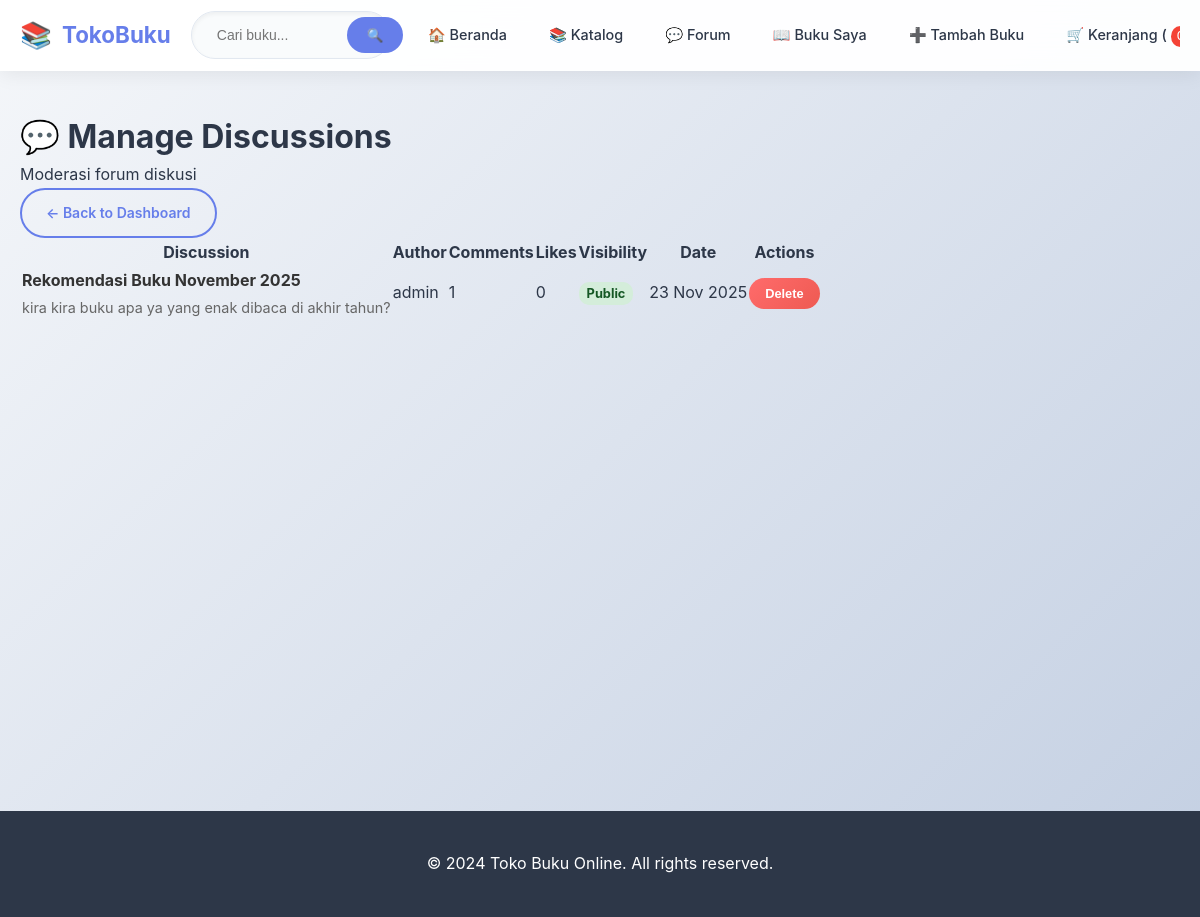
Screenshot of /admin/discussions (signed in) with the database file from the repository.
### bookstore/app.py (models this page shows)
class Discussion(db.Model):
    id = db.Column(db.Integer, primary_key=True)
    user_id = db.Column(db.Integer, db.ForeignKey('user.id'), nullable=False)
    title = db.Column(db.String(200), nullable=False)
    content = db.Column(db.Text, nullable=False)
    created_at = db.Column(db.DateTime, default=datetime.utcnow)
    updated_at = db.Column(db.DateTime, default=datetime.utcnow, onupdate=datetime.utcnow)
    is_public = db.Column(db.Boolean, default=True)
    user = db.relationship('User', backref='discussions')
    comments = db.relationship('DiscussionComment', backref='discussion', lazy=True, cascade='all, delete-orphan')
    likes = db.relationship('DiscussionLike', backref='discussion', lazy=True, cascade='all, delete-orphan')

class User(db.Model):
    id = db.Column(db.Integer, primary_key=True)
    username = db.Column(db.String(80), unique=True, nullable=False)
    email = db.Column(db.String(120), unique=True, nullable=False)
    password = db.Column(db.String(200), nullable=False)
    created_at = db.Column(db.DateTime, default=datetime.utcnow)
    is_admin = db.Column(db.Boolean, default=False)

### bookstore/app.py (the view)
@app.route('/admin/discussions')
def admin_discussions():
    if 'user_id' not in session or not session.get('is_admin'):
        flash('Akses ditolak! Hanya admin yang bisa mengakses.', 'error')
        return redirect(url_for('index'))
    discussions = Discussion.query.order_by(Discussion.created_at.desc()).all()
    return render_template('admin/discussions.html', discussions=discussions)

### bookstore/templates/admin/discussions.html (shortened to what this page needs)
{% extends "base.html" %}
{% block content %}
<div class="container">
    <div class="admin-page">
        <div class="admin-header">
            <h1>💬 Manage Discussions</h1>
            <p>Moderasi forum diskusi</p>
            <a href="{{ url_for('admin_dashboard') }}" class="btn btn-outline">← Back to Dashboard</a>
        </div>
        <div class="admin-content">
            <div class="table-container">
                <table class="admin-table">
                    <thead>
                        <tr>
                            <th>Discussion</th>
                            <th>Author</th>
                            <th>Comments</th>
                            <th>Likes</th>
                            <th>Visibility</th>
                            <th>Date</th>
                            <th>Actions</th>
                        </tr>
                    </thead>
                    <tbody>
                        {% for discussion in discussions %}
                        <tr>
                            <td>
                                <div class="discussion-cell">
                                    <strong>{{ discussion.title }}</strong>
                                    <p class="discussion-preview">{{ discussion.content|truncate(100) }}</p>
                                </div>
                            </td>
                            <td>{{ discussion.user.username }}</td>
                            <td>{{ discussion.comments|length }}</td>
                            <td>{{ discussion.likes|length }}</td>
                            <td>
                                <span class="visibility-badge {% if discussion.is_public %}public{% else %}private{% endif %}">
                                    {{ 'Public' if discussion.is_public else 'Private' }}
                                </span>
                            </td>
                            <td>{{ discussion.created_at.strftime('%d %b %Y') }}</td>
                            <td>
                                <form method="POST" action="{{ url_for('admin_delete_discussion', discussion_id=discussion.id) }}"
                                      onsubmit="return confirm('Hapus diskusi ini?')" style="display: inline;">
                                    <button type="submit" class="btn btn-danger btn-sm">Delete</button>
                                </form>
                            </td>
                        </tr>
                        {% endfor %}
                    </tbody>
                </table>
            </div>
        </div>
    </div>
</div>
{% endblock %}

### bookstore/static/css/style.css (style rules this page uses)
:root { --primary: #667eea; --primary-light: #8a9ef5; --primary-dark: #5a6fd8; --secondary: #764ba2; --accent: #f093fb; --success: #4CAF50; --warning: #FF9800; --error: #f44336; --text: #2d3748; --text-light: #718096; --bg: #f7fafc; --bg-card: #ffffff; --border: #e2e8f0; --shadow: 0 4px 6px -1px rgba(0, 0, 0, 0.1), 0 2px 4px -1px rgba(0, 0, 0, 0.06); --shadow-hover: 0 10px 15px -3px rgba(0, 0, 0, 0.1), 0 4px 6px -2px rgba(0, 0, 0, 0.05); }
* { margin: 0; padding: 0; box-sizing: border-box; }
body { font-family: 'Inter', 'Segoe UI', system-ui, -apple-system, sans-serif; line-height: 1.6; color: var(--text); background: linear-gradient(135deg, #f5f7fa 0%, #c3cfe2 100%); min-height: 100vh; }
.btn { display: inline-flex; align-items: center; justify-content: center; gap: 8px; padding: 12px 24px; border: none; border-radius: 25px; text-decoration: none; font-weight: 600; cursor: pointer; transition: all 0.3s ease; font-size: 14px; position: relative; overflow: hidden; }
.btn::before { content: ''; position: absolute; top: 0; left: -100%; width: 100%; height: 100%; background: linear-gradient(90deg, transparent, rgba(255,255,255,0.2), transparent); transition: left 0.5s; }
.btn-outline { background: transparent; color: var(--primary); border: 2px solid var(--primary); }
.btn-danger { background: linear-gradient(135deg, #ff6b6b 0%, #ee5a52 100%); color: white; }
.btn-sm { padding: 8px 16px; font-size: 0.8rem; }
.container { max-width: 1200px; margin: 0 auto; padding: 0 20px; }

### bookstore/templates/admin/discussions.html (style rules this page uses)
.discussion-cell strong { display: block; color: #333; margin-bottom: 5px; }
.discussion-preview { color: #666; font-size: 0.9rem; margin: 0; line-height: 1.4; }
.visibility-badge { padding: 4px 8px; border-radius: 10px; font-size: 0.8rem; font-weight: bold; }
.visibility-badge.public { background: #d4edda; color: #155724; }

### rows the page displays
Discussion: title "Rekomendasi Buku November 2025", content "kira kira buku apa ya yang enak dibaca di akhir tahun?", user.username "admin", comments|length "1", likes|length "0", is_public "Public", created_at "23 Nov 2025"
